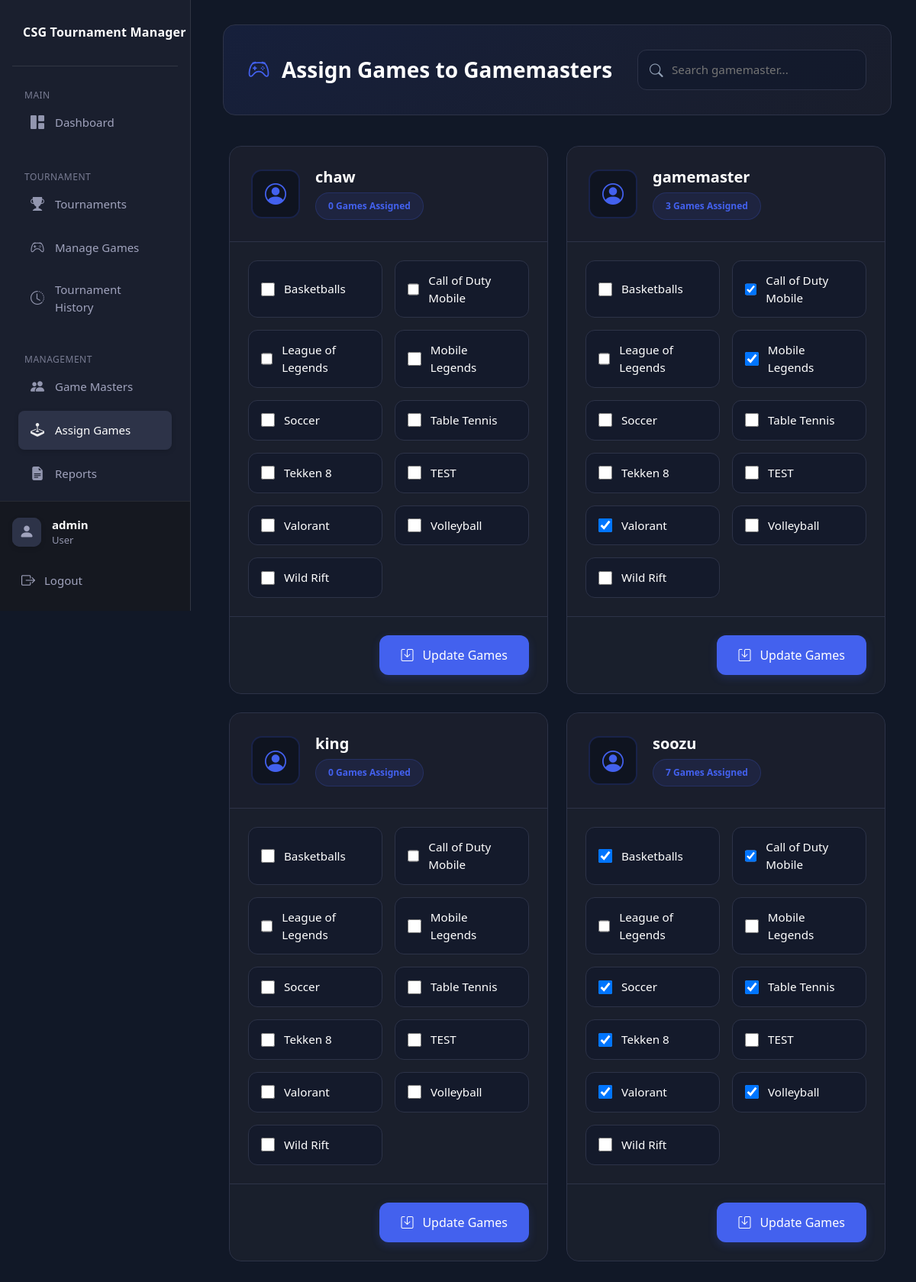
Screenshot of /admin/assign_games.php (signed in) with the database file from the repository.
### tables this page shows
CREATE TABLE `users` (
  `id` int(11) NOT NULL,
  `username` varchar(50) NOT NULL,
  `full_name` varchar(100) DEFAULT NULL,
  `email` varchar(100) NOT NULL,
  `avatar` varchar(255) DEFAULT 'default.png',
  `email_notifications` tinyint(1) DEFAULT 1,
  `match_alerts` tinyint(1) DEFAULT 1,
  `tournament_updates` tinyint(1) DEFAULT 1,
  `dark_mode` tinyint(1) DEFAULT 0,
  `compact_view` tinyint(1) DEFAULT 0,
  `two_factor` tinyint(1) DEFAULT 0,
  `password` varchar(255) NOT NULL,
  `role` enum('admin','gamemaster','user') NOT NULL DEFAULT 'user',
  `status` enum('active','inactive','banned') NOT NULL DEFAULT 'active',
  `created_at` timestamp NOT NULL DEFAULT current_timestamp(),
  `updated_at` timestamp NULL DEFAULT NULL ON UPDATE current_timestamp()
);

CREATE TABLE `games` (
  `id` int(11) NOT NULL,
  `game_code` varchar(20) NOT NULL,
  `name` varchar(100) NOT NULL,
  `icon` varchar(255) NOT NULL,
  `description` text DEFAULT NULL,
  `color` varchar(7) NOT NULL,
  `team_size` varchar(20) NOT NULL,
  `platform` varchar(50) NOT NULL,
  `status` enum('active','inactive') DEFAULT 'active',
  `created_at` timestamp NOT NULL DEFAULT current_timestamp(),
  `category` varchar(50) DEFAULT NULL
);

### admin/assign_games.php (the view, shortened to what this page needs)
<?php
require_once('../config/database.php');
$gamemasters_query = "
    SELECT
        u.id,
        u.username,
        u.avatar,
        u.status,
        u.created_at,
        GROUP_CONCAT(DISTINCT g.name) as assigned_games,
        COUNT(DISTINCT g.id) as game_count,
        GROUP_CONCAT(DISTINCT t.name) as active_tournaments
    FROM users u
    LEFT JOIN gamemaster_games gg ON u.id = gg.user_id
    LEFT JOIN games g ON gg.game_id = g.id
    LEFT JOIN tournament_game_masters tgm ON u.id = tgm.user_id
    LEFT JOIN tournaments t ON tgm.tournament_id = t.id AND t.status = 'ongoing'
    WHERE u.role = 'gamemaster'
    GROUP BY u.id
    ORDER BY u.username";
$gamemasters = $conn->query($gamemasters_query);
$games_query = "
    SELECT
        g.*,
        COUNT(DISTINCT gg.user_id) as assigned_gms,
        COUNT(DISTINCT t.id) as active_tournaments
    FROM games g
    LEFT JOIN gamemaster_games gg ON g.id = gg.game_id
    LEFT JOIN tournaments t ON g.id = t.game_id AND t.status = 'ongoing'
    WHERE g.status = 'active'
    GROUP BY g.id
    ORDER BY g.name";
$games = $conn->query($games_query);
?>
<!DOCTYPE html>
<html lang="en">
<head>
    <link href="https://cdn.jsdelivr.net/npm/bootstrap@5.1.3/dist/css/bootstrap.min.css" rel="stylesheet">
    <link rel="stylesheet" href="https://cdn.jsdelivr.net/npm/bootstrap-icons@1.7.2/font/bootstrap-icons.css">
    <link href="css/sidebar.css" rel="stylesheet">
    <link href="css/assign_games.css" rel="stylesheet">
</head>
<body>
    <div class="dashboard-container">
        <?php
        include 'includes/sidebar.php';
        ?>
        <div class="main-content">
            <div class="page-header">
                <div class="header-wrapper">
                    <h2><i class="bi bi-controller"></i> Assign Games to Gamemasters</h2>
                    <div class="search-box">
                        <i class="bi bi-search"></i>
                        <input type="text" id="searchGamemaster" placeholder="Search gamemaster...">
                    </div>
                </div>
            </div>
            <div class="gamemaster-grid">
                <?php while($gamemaster = $gamemasters->fetch_assoc()): ?>
                    <div class="gamemaster-card" data-gamemaster="<?php echo htmlspecialchars($gamemaster['username']); ?>">
                        <div class="gamemaster-header">
                            <div class="avatar-wrapper">
                                <i class="bi bi-person-circle"></i>
                            </div>
                            <div class="info-wrapper">
                                <h3><?php echo htmlspecialchars($gamemaster['username']); ?></h3>
                                <span class="status-badge">
                                    <?php echo $gamemaster['game_count']; ?> Games Assigned
                                </span>
                            </div>
                        </div>
                        <form class="game-assignment-form" method="POST" action="update_gamemaster_games.php">
                            <div class="games-grid">
                                <?php
                                $games->data_seek(0);
                                $current_games = $gamemaster['assigned_games'] ? explode(',', $gamemaster['assigned_games']) : [];
                                while($game = $games->fetch_assoc()):
                                ?>
                                    <label class="game-checkbox">
                                        <input type="checkbox"
                                               name="games[]"
                                               value="<?php echo $game['id']; ?>"
                                               <?php echo in_array($game['name'], $current_games) ? 'checked' : ''; ?>>
                                        <span class="game-name"><?php echo htmlspecialchars($game['name']); ?></span>
                                    </label>
                                <?php endwhile; ?>
                            </div>
                            <div class="form-actions">
                                <button type="submit" class="btn btn-primary">
                                    <i class="bi bi-save"></i> Update Games
                                </button>
                            </div>
                        </form>
                    </div>
                <?php endwhile; ?>
            </div>
        </div>
    </div>
</body>
</html>

### admin/css/assign_games.css (style rules this page uses)
:root { --dark-bg: #111827; --darker-bg: #0f1420; --card-bg: #1a1f2c; --text-primary: #ffffff; --text-secondary: #94a3b8; --border-color: #2d3348; --accent-color: #4361ee; --success-color: #10b981; --warning-color: #f59e0b; --danger-color: #ef4444; }
body { background: var(--dark-bg); color: var(--text-primary); margin: 0; padding: 0; min-height: 100vh; }
.dashboard-container { display: flex; min-height: 100vh; background: var(--dark-bg); }
.main-content { margin-left: 260px; padding: 2rem; min-height: 100vh; background: var(--dark-bg); flex: 1; width: calc(100% - 260px); }
.page-header { background: linear-gradient(145deg, rgba(67, 97, 238, 0.1), rgba(26, 30, 44, 0.9)); padding: 2rem; border-radius: 16px; margin-bottom: 2rem; border: 1px solid var(--border-color); }
.header-wrapper { display: flex; justify-content: space-between; align-items: center; }
.page-header h2 { color: var(--text-primary); margin: 0; display: flex; align-items: center; gap: 1rem; font-size: 1.75rem; font-weight: 600; }
.page-header h2 i { color: var(--accent-color); }
.search-box { position: relative; width: 300px; }
.search-box input { width: 100%; padding: 0.875rem 1rem 0.875rem 2.75rem; border-radius: 12px; border: 1px solid var(--border-color); background: rgba(15, 23, 42, 0.5); color: var(--text-primary); font-size: 0.95rem; transition: all 0.3s ease; }
.search-box i { position: absolute; left: 1rem; top: 50%; transform: translateY(-50%); color: var(--text-secondary); font-size: 1.1rem; }
.gamemaster-grid { display: grid; grid-template-columns: repeat(auto-fill, minmax(400px, 1fr)); gap: 1.5rem; padding: 0.5rem; margin-bottom: 2rem; }
.gamemaster-card { background: var(--card-bg); border-radius: 16px; border: 1px solid var(--border-color); overflow: hidden; transition: all 0.3s ease; height: fit-content; }
.gamemaster-header { padding: 1.75rem; display: flex; align-items: center; gap: 1.25rem; border-bottom: 1px solid var(--border-color); background: rgba(26, 30, 44, 0.5); }
.avatar-wrapper { width: 64px; height: 64px; border-radius: 14px; background: var(--darker-bg); display: flex; align-items: center; justify-content: center; border: 2px solid rgba(67, 97, 238, 0.2); }
.avatar-wrapper i { font-size: 1.75rem; color: var(--accent-color); }
.info-wrapper h3 { color: var(--text-primary); margin: 0 0 0.5rem 0; font-size: 1.25rem; font-weight: 600; }
.games-grid { display: grid; grid-template-columns: repeat(2, 1fr); gap: 1rem; padding: 1.5rem; }
.game-checkbox { background: rgba(15, 23, 42, 0.5); border: 1px solid var(--border-color); border-radius: 12px; padding: 0.875rem 1rem; display: flex; align-items: center; gap: 0.75rem; cursor: pointer; transition: all 0.3s ease; }
.game-checkbox input[type="checkbox"] { width: 18px; height: 18px; border-radius: 6px; border: 2px solid var(--border-color); background: var(--darker-bg); cursor: pointer; }
.game-name { color: var(--text-primary); font-size: 0.95rem; font-weight: 500; }
.form-actions { padding: 1.5rem; border-top: 1px solid var(--border-color); display: flex; justify-content: flex-end; background: rgba(26, 30, 44, 0.3); }
.btn-primary { background: var(--accent-color); color: white; border: none; padding: 0.875rem 1.75rem; border-radius: 12px; font-weight: 500; display: flex; align-items: center; gap: 0.75rem; transition: all 0.3s ease; box-shadow: 0 4px 12px rgba(67, 97, 238, 0.2); }
.status-badge { display: inline-flex; align-items: center; padding: 0.5rem 1rem; border-radius: 20px; font-size: 0.75rem; font-weight: 600; background: rgba(67, 97, 238, 0.1); color: var(--accent-color); border: 1px solid rgba(67, 97, 238, 0.2); }

### rows the page displays
users: username "chaw", game_count "0"
games: name "Basketballs", name "☑"
games: name "Call of Duty Mobile", name "☑"
games: name "League of Legends"
games: name "Mobile Legends", name "☑"
games: name "Soccer", name "☑"
games: name "Table Tennis", name "☑"
games: name "Tekken 8", name "☑"
games: name "TEST"
games: name "Valorant", name "☑"
games: name "Volleyball", name "☑"
games: name "Wild Rift"
users: username "gamemaster", game_count "3"
users: username "king", game_count "0"
users: username "soozu", game_count "7"

### other values shown
$_SESSION['username'] "admin"
